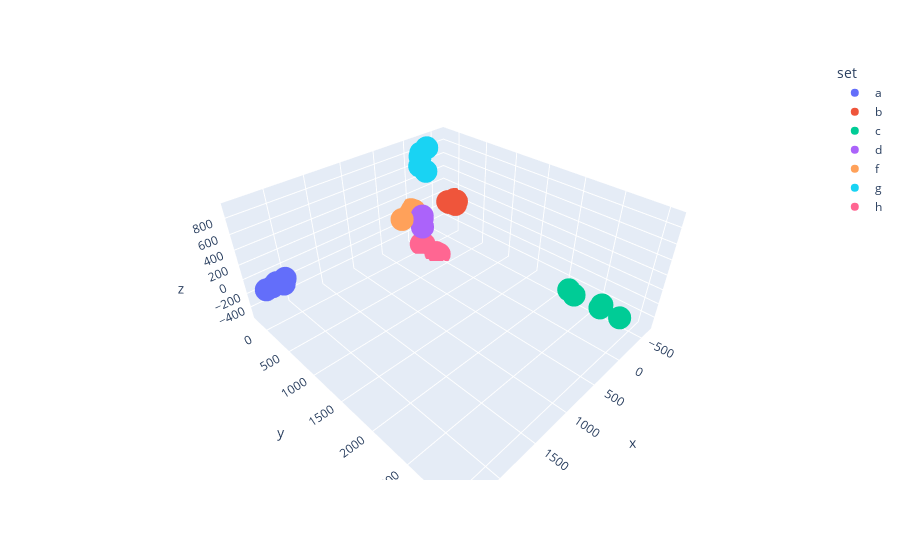

Notebook source saved alongside this figure:
### Code cell
px.scatter_3d(big_sample, x = 'x', y = 'y', z= 'z', color='set')

### Figure 1 — Plotly figure (JSON) as saved in the notebook; plotly's stock layout.template omitted (floating-point values rounded to 4 significant figures)
{"data": [{"hovertemplate": "set=a<br>x=%{x}<br>y=%{y}<br>z=%{z}<extra></extra>", "legendgroup": "a", "marker": {"color": "#636efa", "symbol": "circle"}, "mode": "markers", "name": "a", "scene": "scene", "showlegend": true, "type": "scatter3d", "x": [2234.0, 2301.0, 2210.0, 2379.0, 2122.0], "y": [4.61, 43.91, 145.9, 40.65, 0.01808], "z": [-0.00103, -0.01899, 41.39, -4.269, -0.04978]}, {"hovertemplate": "set=b<br>x=%{x}<br>y=%{y}<br>z=%{z}<extra></extra>", "legendgroup": "b", "marker": {"color": "#EF553B", "symbol": "circle"}, "mode": "markers", "name": "b", "scene": "scene", "showlegend": true, "type": "scatter3d", "x": [-517.4, -537.3, -601.3, -502.2, -638.6], "y": [14.0, 120.8, 78.31, 0.001254, 2.654], "z": [0.01904, -0.1567, 14.32, 14.46, 0.246]}, {"hovertemplate": "set=c<br>x=%{x}<br>y=%{y}<br>z=%{z}<extra></extra>", "legendgroup": "c", "marker": {"color": "#00cc96", "symbol": "circle"}, "mode": "markers", "name": "c", "scene": "scene", "showlegend": true, "type": "scatter3d", "x": [0.06275, 19.02, 0.9143, 0.7054, 23.61], "y": [2493.0, 2827.0, 2833.0, 2419.0, 3061.0], "z": [-37.73, -15.48, 18.26, -3.96, -9.385]}, {"hovertemplate": "set=d<br>x=%{x}<br>y=%{y}<br>z=%{z}<extra></extra>", "legendgroup": "d", "marker": {"color": "#ab63fa", "symbol": "circle"}, "mode": "markers", "name": "d", "scene": "scene", "showlegend": true, "type": "scatter3d", "x": [2.743, -0.0948, -0.03428, -1.142, -1.821], "y": [-2.534, 0.4459, -0.2594, -1.319, -0.02675], "z": [-43.33, -201.3, -39.83, -61.91, -25.25]}, {"hovertemplate": "set=f<br>x=%{x}<br>y=%{y}<br>z=%{z}<extra></extra>", "legendgroup": "f", "marker": {"color": "#FFA15A", "symbol": "circle"}, "mode": "markers", "name": "f", "scene": "scene", "showlegend": true, "type": "scatter3d", "x": [11.8, 77.63, 23.2, 270.6, 20.04], "y": [-184.7, -144.7, -208.1, -109.4, -134.5], "z": [0.1106, -1.64, 5.372, -14.99, 11.79]}, {"hovertemplate": "set=g<br>x=%{x}<br>y=%{y}<br>z=%{z}<extra></extra>", "legendgroup": "g", "marker": {"color": "#19d3f3", "symbol": "circle"}, "mode": "markers", "name": "g", "scene": "scene", "showlegend": true, "type": "scatter3d", "x": [-2.377, 0.2597, -130.5, -0.003163, 9.068], "y": [0.6867, 22.11, -9.146, 105.6, 0.2128], "z": [847.6, 905.4, 928.3, 678.1, 720.2]}, {"hovertemplate": "set=h<br>x=%{x}<br>y=%{y}<br>z=%{z}<extra></extra>", "legendgroup": "h", "marker": {"color": "#FF6692", "symbol": "circle"}, "mode": "markers", "name": "h", "scene": "scene", "showlegend": true, "type": "scatter3d", "x": [0.02881, 7.847, 7.906, 42.09, -1.749], "y": [32.57, 340.7, 272.9, 8.153, 12.83], "z": [-526.1, -495.4, -499.9, -461.3, -476.5]}], "layout": {"legend": {"title": {"text": "set"}, "tracegroupgap": 0}, "margin": {"t": 60}, "scene": {"domain": {"x": [0, 1], "y": [0, 1]}, "xaxis": {"title": {"text": "x"}}, "yaxis": {"title": {"text": "y"}}, "zaxis": {"title": {"text": "z"}}}}}
